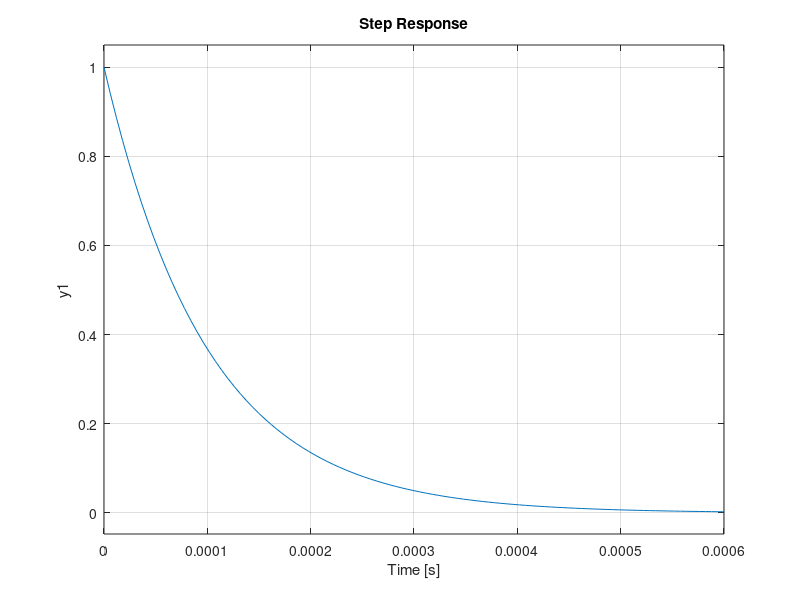
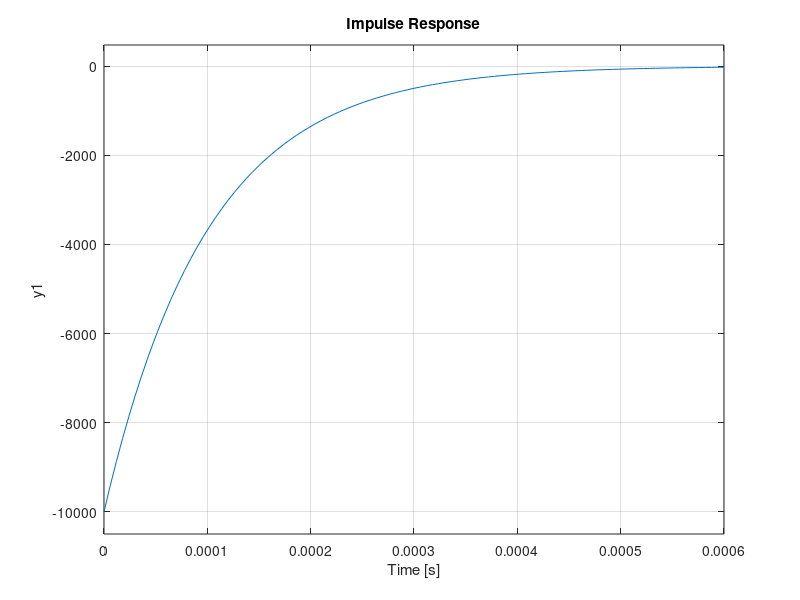
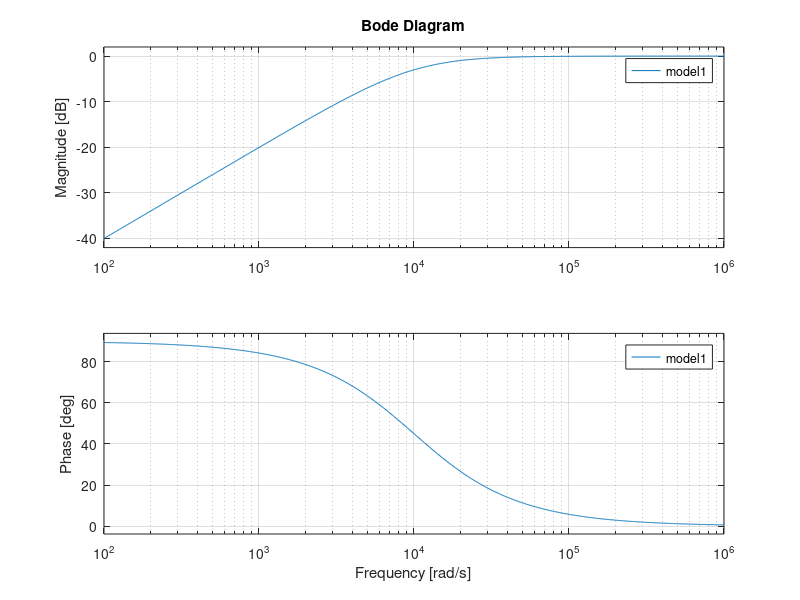
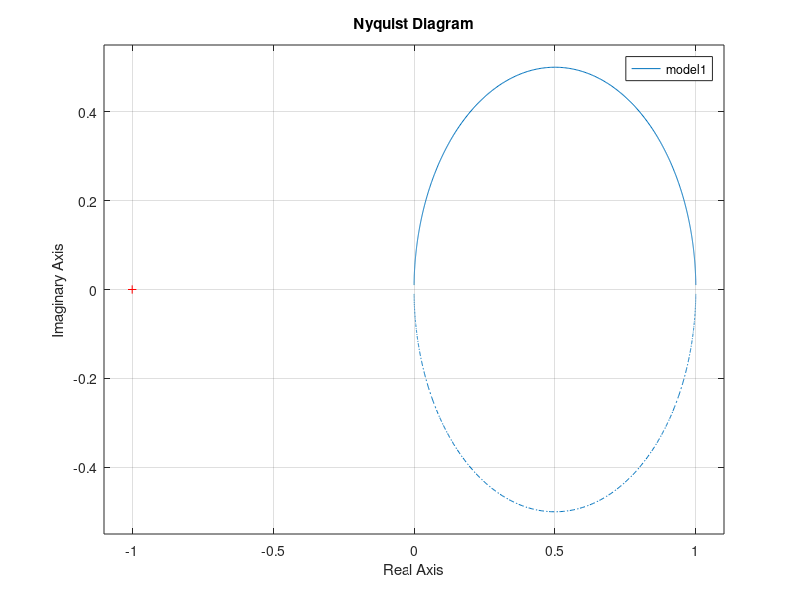

The MATLAB script that drew these images, in order:
%diary naam.txt -> onnodig in een script

tau = 1e-4;
tel = [tau 0]
noem = [tau 1];
model1 = tf(tel, noem)

step(model1)
figure, impulse(model1)

figure
bode(model1)
figure
nyquist(model1)
figure
nichols(model1)